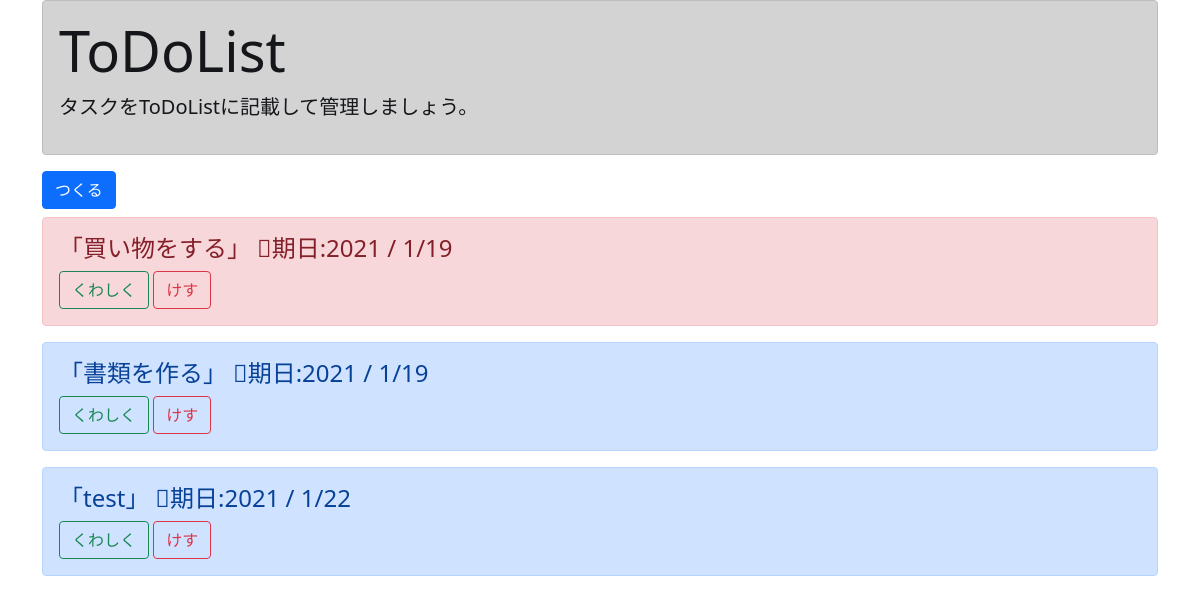
The app's page /, older data.
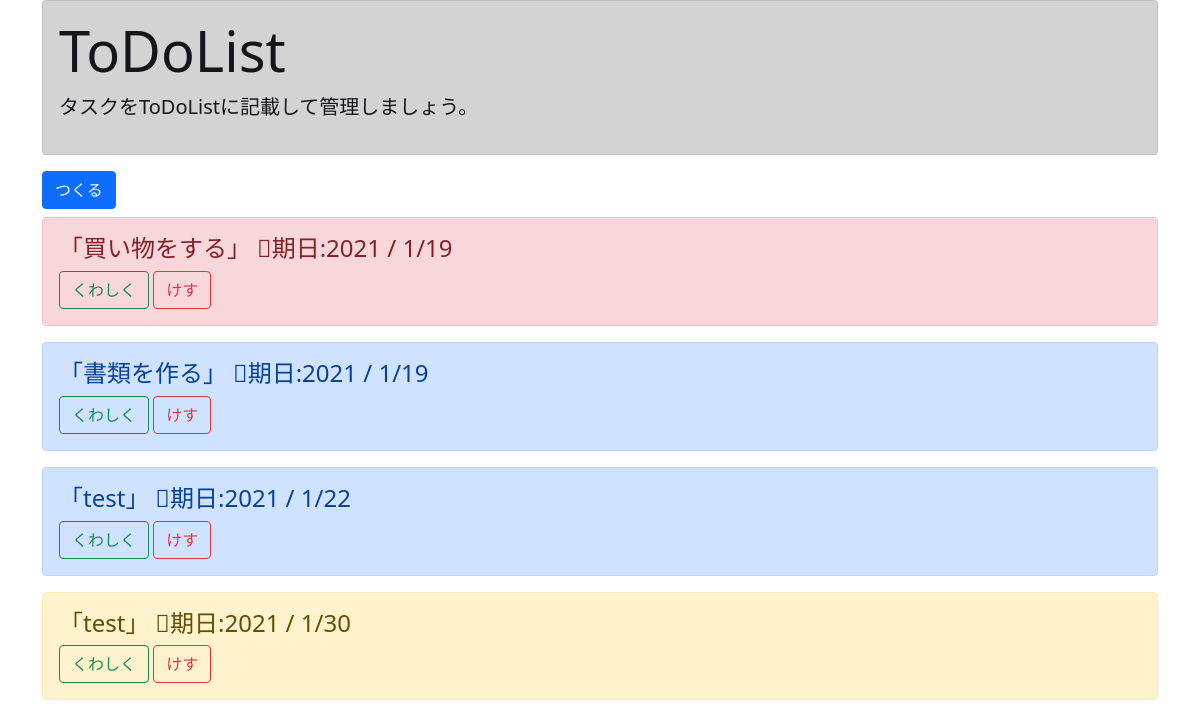
The same page, newer data.
### to_do/models.py (models this page shows, shortened)
class ToDoModel(models.Model):
    title = models.CharField(max_length=100)
    memo = models.TextField()
    priority = models.CharField(
        max_length=50,
        choices = CHOICE)
    duedate = models.DateField()

### to_do/views.py (the view)
# urls.py: path('', ToDoList.as_view(), name='list'),
class ToDoList(ListView):
    template_name = 'list.html'
    model = ToDoModel

### templates/list.html
{% extends 'base.html' %}
{% block header %}
<div class="container">
    <div class="alert alert-dark" role="alert">
        <h1 class="display-4">ToDoList</h1>
        <p class="lead">タスクをToDoListに記載して管理しましょう。</p>
    </div>
</div>
{% endblock %}
{% block content %}
<div class="container">
  <a href="{% url 'create' %}" class="btn btn-primary mb-2" tabindex="-1" role="button" aria-disabled="true">つくる</a>
    {% for item in object_list %}
    <div class="alert alert-{{ item.priority }}" role="alert">
      <h4 class="display-7">「{{ item.title }}」 期日:{{ item.duedate | date:'Y / n/j' }}</h4>
        <a href="{% url 'detail' item.pk %}" class="btn btn-outline-success" tabindex="-1" role="button" aria-disabled="true">くわしく</a>
        <a href="{% url 'delete' item.pk %}" class="btn btn-outline-danger" tabindex="-1" role="button" aria-disabled="true">けす</a>
    </div>
    {% endfor %}
</div>
{% endblock content %}

Row changes from the older to the newer data that the page shows:
added ToDoModel: title "test", duedate "2021 / 1/30", priority "warning" (drawn)
